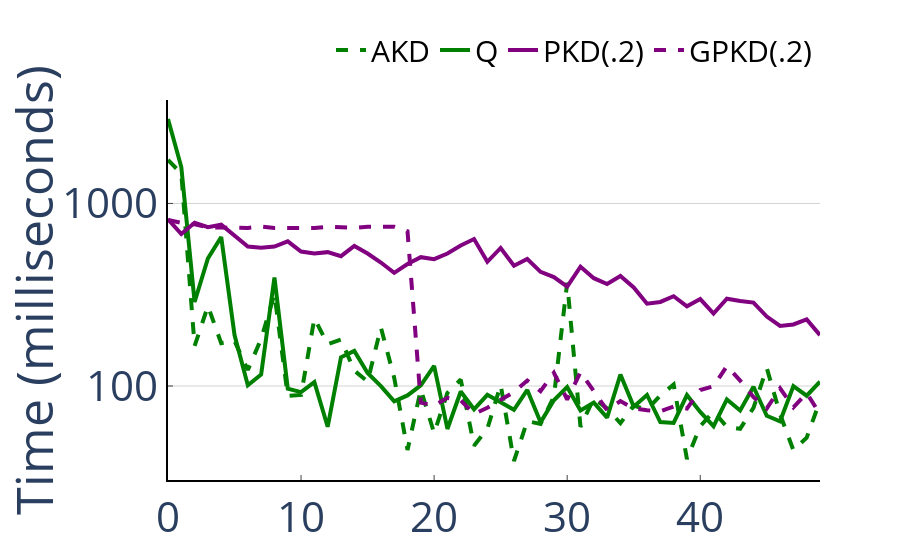

Notebook cell for this chart:
### Markdown cell above
On Table \ref{table:robustness} we can visualize that both progressive indexes are more robust (i.e. lower variance) than the adaptive indexes. Figure \ref{fig:robustness-per-query} presents a per query response time for each index, on the Uniform benchmark. The Adaptive Progressive KDTree does not have a huge variance until query 18 (when it converges), and is the more robust index, as expected. Followed by the Progressive KDTree, which is more robust than the the adaptive indexes, because it limits the number tuples reorganized but has no time limit for adaptation. Then, the adaptive indexes, which have no limitations on amount of data reorganized or time spent, hence their robustness is dependent on the workload.

### Code cell
a = per_query('Uniform8', ['CrackingKDTree', 'Quasii', 'ProgressiveIndex','ProgressiveIndexCostModel'], 50)
a.update_layout(yaxis=dict(
        tickmode = 'linear',
        tick0 = 0.0,
        dtick = 1
    ))
save_figure(a, 'robustness-per-query.pdf')
a

### Figure 1 — Plotly figure (JSON) as saved in the notebook; plotly's stock layout.template omitted (floating-point values rounded to 4 significant figures)
{"data": [{"line": {"dash": "dash", "width": 4}, "marker": {"color": "green"}, "mode": "lines", "name": "AKD", "type": "scatter", "x": [0, 1, 2, 3, 4, 5, 6, 7, 8, 9, 10, 11, 12, 13, 14, 15, 16, 17, 18, 19, 20, 21, 22, 23, 24, 25, 26, 27, 28, 29, 30, 31, 32, 33, 34, 35, 36, 37, 38, 39, 40, 41, 42, 43, 44, 45, 46, 47, 48, 49], "y": [1733.0, 1458.0, 165.8, 274.2, 171.6, 176.4, 122.3, 181.2, 318.5, 88.18, 89.33, 234.7, 169.5, 179.5, 121.5, 105.8, 208.9, 111.0, 44.61, 95.81, 55.21, 91.71, 108.5, 47.12, 58.31, 101.5, 38.82, 64.19, 62.03, 87.32, 367.8, 59.77, 85.8, 75.21, 62.59, 78.03, 74.17, 88.75, 101.9, 39.8, 60.19, 72.59, 59.72, 58.29, 75.95, 125.4, 70.02, 44.56, 52.12, 83.13]}, {"line": {"dash": "solid", "width": 4}, "marker": {"color": "green"}, "mode": "lines", "name": "Q", "type": "scatter", "x": [0, 1, 2, 3, 4, 5, 6, 7, 8, 9, 10, 11, 12, 13, 14, 15, 16, 17, 18, 19, 20, 21, 22, 23, 24, 25, 26, 27, 28, 29, 30, 31, 32, 33, 34, 35, 36, 37, 38, 39, 40, 41, 42, 43, 44, 45, 46, 47, 48, 49], "y": [2902.0, 1584.0, 288.6, 500.2, 655.5, 190.2, 100.9, 115.5, 393.5, 96.79, 92.5, 105.0, 59.78, 143.6, 155.6, 117.9, 99.89, 82.43, 88.8, 100.7, 129.0, 58.16, 93.31, 74.52, 89.44, 81.21, 74.04, 95.15, 63.21, 83.56, 98.77, 73.34, 81.12, 67.14, 115.5, 77.08, 89.31, 63.47, 62.77, 89.18, 72.05, 60.24, 84.47, 73.39, 99.09, 68.72, 64.03, 99.82, 88.44, 105.6]}, {"line": {"dash": "solid", "width": 4}, "marker": {"color": "purple"}, "mode": "lines", "name": "PKD(.2)", "type": "scatter", "x": [0, 1, 2, 3, 4, 5, 6, 7, 8, 9, 10, 11, 12, 13, 14, 15, 16, 17, 18, 19, 20, 21, 22, 23, 24, 25, 26, 27, 28, 29, 30, 31, 32, 33, 34, 35, 36, 37, 38, 39, 40, 41, 42, 43, 44, 45, 46, 47, 48, 49], "y": [820.5, 680.1, 784.8, 741.9, 764.6, 664.5, 581.0, 572.8, 580.9, 620.4, 545.6, 531.9, 541.1, 514.2, 585.4, 531.5, 474.8, 416.5, 465.6, 508.0, 495.6, 531.9, 588.6, 638.5, 479.1, 570.3, 455.6, 496.6, 422.0, 395.1, 350.5, 450.4, 389.5, 361.8, 400.9, 346.7, 282.4, 288.7, 310.4, 273.2, 299.4, 249.1, 300.9, 292.3, 286.3, 240.2, 213.2, 217.2, 231.6, 190.1]}, {"line": {"dash": "dash", "width": 4}, "marker": {"color": "purple"}, "mode": "lines", "name": "GPKD(.2)", "type": "scatter", "x": [0, 1, 2, 3, 4, 5, 6, 7, 8, 9, 10, 11, 12, 13, 14, 15, 16, 17, 18, 19, 20, 21, 22, 23, 24, 25, 26, 27, 28, 29, 30, 31, 32, 33, 34, 35, 36, 37, 38, 39, 40, 41, 42, 43, 44, 45, 46, 47, 48, 49], "y": [812.2, 782.8, 768.3, 739.7, 738.1, 735.3, 734.5, 746.4, 733.6, 734.6, 735.7, 733.2, 745.2, 739.6, 735.6, 746.0, 743.3, 745.6, 704.1, 81.06, 78.13, 86.1, 83.51, 70.3, 76.02, 84.52, 92.69, 107.1, 93.79, 118.2, 84.33, 119.0, 93.06, 73.76, 82.66, 75.31, 73.64, 72.68, 77.15, 75.23, 95.03, 99.68, 128.5, 107.0, 87, 75.36, 97.13, 76.42, 91.44, 70.23]}], "layout": {"font": {"size": 42}, "legend": {"font": {"color": "black", "size": 30}, "orientation": "h", "x": 0.25, "y": 1.2}, "plot_bgcolor": "rgba(0,0,0,0)", "showlegend": true, "xaxis": {"linecolor": "black", "linewidth": 2, "showline": true, "ticklen": 5, "ticks": "inside", "zeroline": true}, "yaxis": {"dtick": 1, "gridcolor": "lightgrey", "gridwidth": 1, "linecolor": "black", "linewidth": 2, "showgrid": true, "showline": true, "tick0": 0, "ticklen": 5, "tickmode": "linear", "ticks": "inside", "title": {"text": "Time (milliseconds)"}, "type": "log", "zeroline": true}}}
